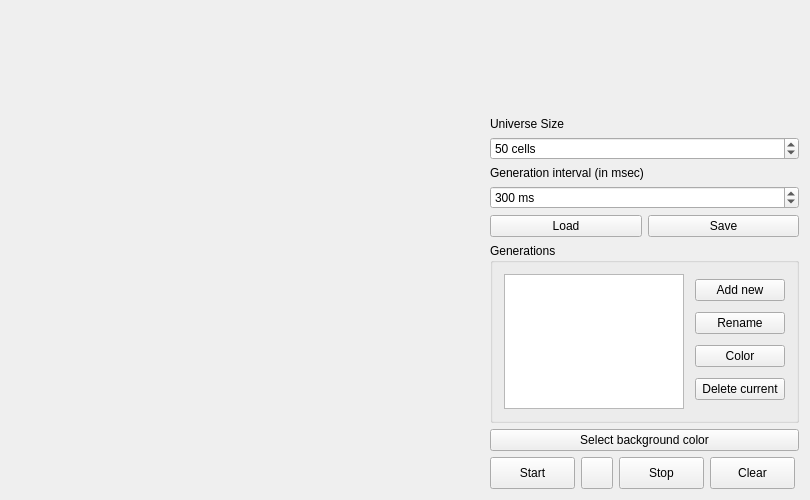
<?xml version="1.0" encoding="UTF-8"?>
<ui version="4.0">
 <class>MainWindow</class>
 <widget class="QMainWindow" name="MainWindow">
  <property name="geometry">
   <rect>
    <x>0</x>
    <y>0</y>
    <width>810</width>
    <height>500</height>
   </rect>
  </property>
  <property name="minimumSize">
   <size>
    <width>810</width>
    <height>500</height>
   </size>
  </property>
  <property name="maximumSize">
   <size>
    <width>16777215</width>
    <height>16777215</height>
   </size>
  </property>
  <property name="sizeIncrement">
   <size>
    <width>0</width>
    <height>0</height>
   </size>
  </property>
  <property name="windowTitle">
   <string>Conway's Game of Life</string>
  </property>
  <widget class="QWidget" name="centralWidget">
   <property name="minimumSize">
    <size>
     <width>0</width>
     <height>0</height>
    </size>
   </property>
   <property name="maximumSize">
    <size>
     <width>111111</width>
     <height>111111</height>
    </size>
   </property>
   <layout class="QGridLayout" name="gridLayout_2">
    <item row="0" column="0">
     <layout class="QHBoxLayout" name="mainLayout" stretch="1,0">
      <item>
       <layout class="QVBoxLayout" name="gameLayout"/>
      </item>
      <item>
       <layout class="QVBoxLayout" name="setLayout">
        <item>
         <spacer name="verticalSpacer">
          <property name="orientation">
           <enum>Qt::Vertical</enum>
          </property>
          <property name="sizeHint" stdset="0">
           <size>
            <width>20</width>
            <height>40</height>
           </size>
          </property>
         </spacer>
        </item>
        <item>
         <widget class="QLabel" name="universeSize">
          <property name="text">
           <string>Universe Size</string>
          </property>
         </widget>
        </item>
        <item>
         <widget class="QSpinBox" name="cellsControl">
          <property name="suffix">
           <string> cells</string>
          </property>
          <property name="minimum">
           <number>10</number>
          </property>
          <property name="maximum">
           <number>400</number>
          </property>
          <property name="value">
           <number>50</number>
          </property>
         </widget>
        </item>
        <item>
         <widget class="QLabel" name="interval">
          <property name="text">
           <string>Generation interval (in msec)</string>
          </property>
         </widget>
        </item>
        <item>
         <widget class="QSpinBox" name="iterInterval">
          <property name="suffix">
           <string> ms</string>
          </property>
          <property name="minimum">
           <number>50</number>
          </property>
          <property name="maximum">
           <number>100000</number>
          </property>
          <property name="singleStep">
           <number>10</number>
          </property>
          <property name="value">
           <number>300</number>
          </property>
         </widget>
        </item>
        <item>
         <layout class="QHBoxLayout" name="fileLayout">
          <item>
           <widget class="QPushButton" name="loadButton">
            <property name="text">
             <string>Load</string>
            </property>
           </widget>
          </item>
          <item>
           <widget class="QPushButton" name="saveButton">
            <property name="text">
             <string>Save</string>
            </property>
           </widget>
          </item>
         </layout>
        </item>
        <item>
         <widget class="QGroupBox" name="generationsGroupBox">
          <property name="minimumSize">
           <size>
            <width>0</width>
            <height>180</height>
           </size>
          </property>
          <property name="maximumSize">
           <size>
            <width>111111</width>
            <height>180</height>
           </size>
          </property>
          <property name="title">
           <string>Generations</string>
          </property>
          <layout class="QGridLayout" name="gridLayout">
           <item row="0" column="0">
            <layout class="QHBoxLayout" name="horizontalLayout">
             <item>
              <widget class="QListWidget" name="listWidget">
               <property name="minimumSize">
                <size>
                 <width>180</width>
                 <height>0</height>
                </size>
               </property>
               <property name="maximumSize">
                <size>
                 <width>180</width>
                 <height>16777215</height>
                </size>
               </property>
               <property name="frameShape">
                <enum>QFrame::StyledPanel</enum>
               </property>
               <property name="editTriggers">
                <set>QAbstractItemView::NoEditTriggers</set>
               </property>
               <property name="selectionMode">
                <enum>QAbstractItemView::SingleSelection</enum>
               </property>
              </widget>
             </item>
             <item>
              <layout class="QVBoxLayout" name="generationButtonsLayout">
               <property name="leftMargin">
                <number>5</number>
               </property>
               <item>
                <widget class="QPushButton" name="addItemButton">
                 <property name="minimumSize">
                  <size>
                   <width>90</width>
                   <height>0</height>
                  </size>
                 </property>
                 <property name="maximumSize">
                  <size>
                   <width>90</width>
                   <height>16777215</height>
                  </size>
                 </property>
                 <property name="text">
                  <string>Add new</string>
                 </property>
                </widget>
               </item>
               <item>
                <widget class="QPushButton" name="renameItemButton">
                 <property name="minimumSize">
                  <size>
                   <width>90</width>
                   <height>0</height>
                  </size>
                 </property>
                 <property name="maximumSize">
                  <size>
                   <width>90</width>
                   <height>16777215</height>
                  </size>
                 </property>
                 <property name="text">
                  <string>Rename</string>
                 </property>
                </widget>
               </item>
               <item>
                <widget class="QPushButton" name="colorButton">
                 <property name="maximumSize">
                  <size>
                   <width>90</width>
                   <height>16777215</height>
                  </size>
                 </property>
                 <property name="text">
                  <string>Color</string>
                 </property>
                </widget>
               </item>
               <item>
                <widget class="QPushButton" name="deleteItemButton">
                 <property name="minimumSize">
                  <size>
                   <width>90</width>
                   <height>0</height>
                  </size>
                 </property>
                 <property name="maximumSize">
                  <size>
                   <width>90</width>
                   <height>16777215</height>
                  </size>
                 </property>
                 <property name="text">
                  <string>Delete current</string>
                 </property>
                </widget>
               </item>
              </layout>
             </item>
            </layout>
           </item>
          </layout>
         </widget>
        </item>
        <item>
         <widget class="QPushButton" name="backgroundColor">
          <property name="text">
           <string>Select background color</string>
          </property>
         </widget>
        </item>
        <item>
         <layout class="QHBoxLayout" name="controlLayout" stretch="0,0,0,0">
          <item>
           <widget class="QPushButton" name="startButton">
            <property name="minimumSize">
             <size>
              <width>85</width>
              <height>32</height>
             </size>
            </property>
            <property name="maximumSize">
             <size>
              <width>85</width>
              <height>32</height>
             </size>
            </property>
            <property name="text">
             <string>Start</string>
            </property>
           </widget>
          </item>
          <item>
           <widget class="QPushButton" name="nextButton">
            <property name="minimumSize">
             <size>
              <width>32</width>
              <height>32</height>
             </size>
            </property>
            <property name="maximumSize">
             <size>
              <width>32</width>
              <height>32</height>
             </size>
            </property>
            <property name="text">
             <string/>
            </property>
           </widget>
          </item>
          <item>
           <widget class="QPushButton" name="stopButton">
            <property name="minimumSize">
             <size>
              <width>85</width>
              <height>32</height>
             </size>
            </property>
            <property name="maximumSize">
             <size>
              <width>85</width>
              <height>32</height>
             </size>
            </property>
            <property name="text">
             <string>Stop</string>
            </property>
           </widget>
          </item>
          <item>
           <widget class="QPushButton" name="clearButton">
            <property name="minimumSize">
             <size>
              <width>85</width>
              <height>32</height>
             </size>
            </property>
            <property name="maximumSize">
             <size>
              <width>85</width>
              <height>32</height>
             </size>
            </property>
            <property name="text">
             <string>Clear</string>
            </property>
           </widget>
          </item>
         </layout>
        </item>
       </layout>
      </item>
     </layout>
    </item>
   </layout>
  </widget>
 </widget>
 <layoutdefault spacing="6" margin="11"/>
 <resources/>
 <connections/>
</ui>
